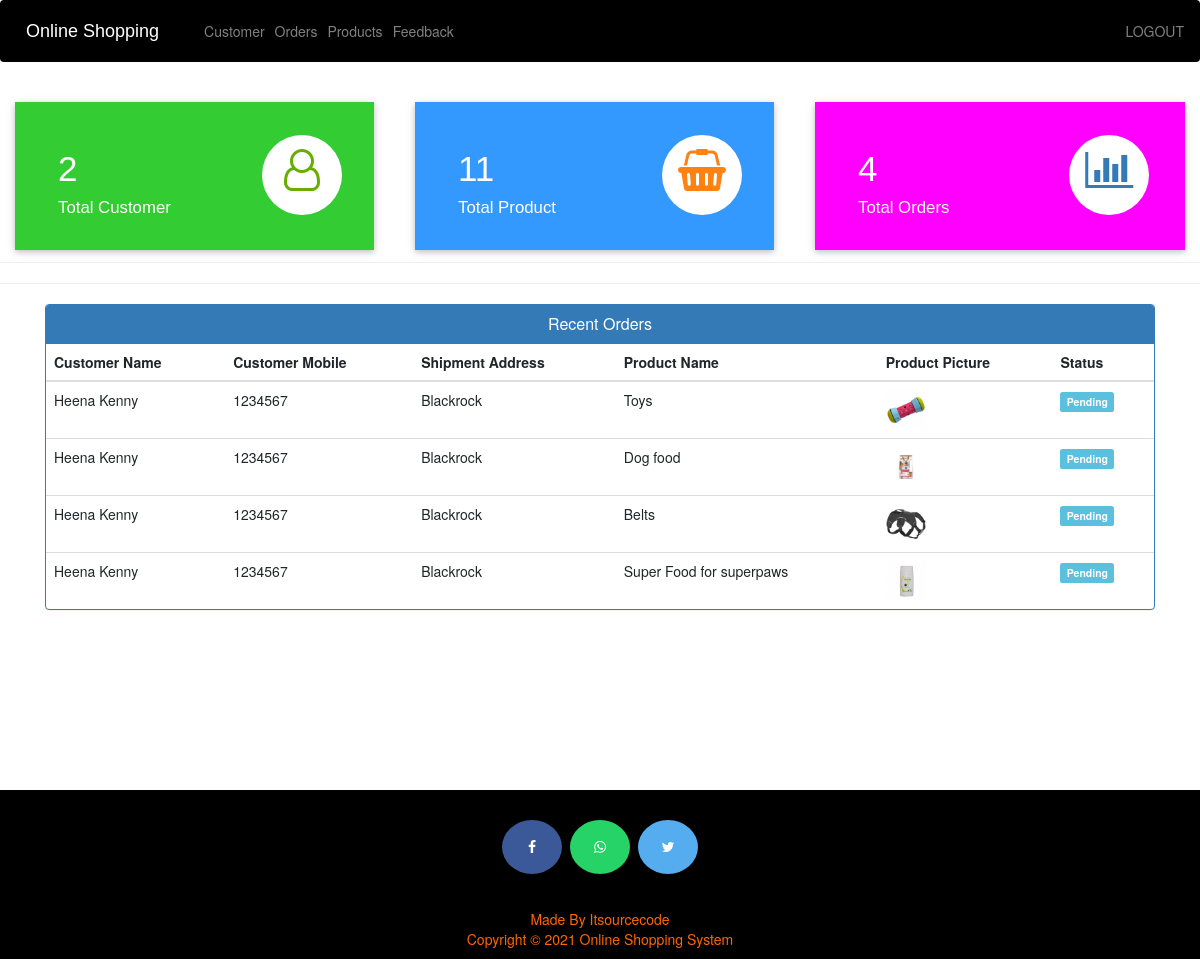
The page /admin-dashboard (signed in) on the database its author committed.
### ecom/models.py (models this page shows, shortened)
class Customer(models.Model):
    user=models.OneToOneField(User,on_delete=models.CASCADE)
    profile_pic= models.ImageField(upload_to='profile_pic/CustomerProfilePic/',null=True,blank=True)
    address = models.CharField(max_length=40)
    mobile = models.CharField(max_length=20,null=False)
    @property
    def get_name(self):
        return self.user.first_name+" "+self.user.last_name

class Orders(models.Model):
    STATUS =(
        ('Pending','Pending'),
        ('Order Confirmed','Order Confirmed'),
        ('Out for Delivery','Out for Delivery'),
        ('Delivered','Delivered'),
    )
    customer=models.ForeignKey('Customer', on_delete=models.CASCADE,null=True)
    product=models.ForeignKey('Product',on_delete=models.CASCADE,null=True)
    email = models.CharField(max_length=50,null=True)
    address = models.CharField(max_length=500,null=True)
    mobile = models.CharField(max_length=20,null=True)
    order_date= models.DateField(auto_now_add=True,null=True)
    status=models.CharField(max_length=50,null=True,choices=STATUS)

class Product(models.Model):
    name=models.CharField(max_length=40)
    product_image= models.ImageField(upload_to='product_image/',null=True,blank=True)
    price = models.PositiveIntegerField()
    description=models.CharField(max_length=40)

### ecom/views.py (the view)
# urls.py: path('admin-dashboard', views.admin_dashboard_view,name='admin-dashboard'),
@login_required(login_url='adminlogin')
def admin_dashboard_view(request):
    customercount=models.Customer.objects.all().count()
    productcount=models.Product.objects.all().count()
    ordercount=models.Orders.objects.all().count()
    orders=models.Orders.objects.all()
    ordered_products=[]
    ordered_bys=[]
    for order in orders:
        ordered_product=models.Product.objects.all().filter(id=order.product.id)
        ordered_by=models.Customer.objects.all().filter(id = order.customer.id)
        ordered_products.append(ordered_product)
        ordered_bys.append(ordered_by)
    mydict={
    'customercount':customercount,
    'productcount':productcount,
    'ordercount':ordercount,
    'data':zip(ordered_products,ordered_bys,orders),
    }
    return render(request,'ecom/admin_dashboard.html',context=mydict)

### templates/ecom/admin_dashboard.html
{% extends 'ecom/admin_base.html' %}
{% load static %}
{% block content %}
<br>
{%include 'ecom/admin_dashboard_cards.html'%}
<br><br><br><br><br>
<hr><hr>
<div class="container" >
    <div class="panel panel-primary" >
      <div class="panel-heading" style="text-align:center;">
        <h6 class="panel-title">Recent Orders</h6>
      </div>
      <table class="table table-hover" id="dev-table">
        <thead>
          <tr>
            <th>Customer Name</th>
            <th>Customer Mobile</th>
            <th>Shipment Address</th>
            <th>Product Name</th>
            <th>Product Picture</th>
            <th>Status</th>
          </tr>
        </thead>
        {% for product,customer,order in data %}
        <tr>
          {% for c in customer %}
          <td> {{c.get_name}}</td>
          <td>{{c.mobile}}</td>
          <td>{{order.address}}</td>
          {% endfor %}
          {% for p in product %}
          <td> {{p.name}}</td>
          <td> <img src="{% static p.product_image.url %}" alt="Profile Pic" height="40px" width="40px" /></td>
          {% if order.status == 'Pending'%}
          <td> <span class="label label-info">{{order.status}}</span></td>
          {% elif order.status == 'Delivered' %}
          <td> <span class="label label-success">{{order.status}}</span></td>
          {% elif order.status == 'Out for Delivery' %}
          <td> <span class="label label-warning">{{order.status}}</span></td>
          {%else%}
            <td> <span class="label label-primary">{{order.status}}</span></td>
          {%endif%}
          {% endfor %}
        </tr>
        {% endfor %}
      </table>
  </div>
</div>
{% endblock content %}

### rows shown on the page
Orders: address "Blackrock", status "Pending"
Customer: get_name "Heena Kenny", mobile "1234567"
Product: name "Toys", product_image (picture)
Orders: address "Blackrock", status "Pending"
Product: name "Dog food", product_image (picture)
Orders: address "Blackrock", status "Pending"
Product: name "Belts", product_image (picture)
Orders: address "Blackrock", status "Pending"
Product: name "Super Food for superpaws", product_image (picture)

### other values the page prints
{{ customercount }} "2"
{{ productcount }} "11"
{{ ordercount }} "4"
